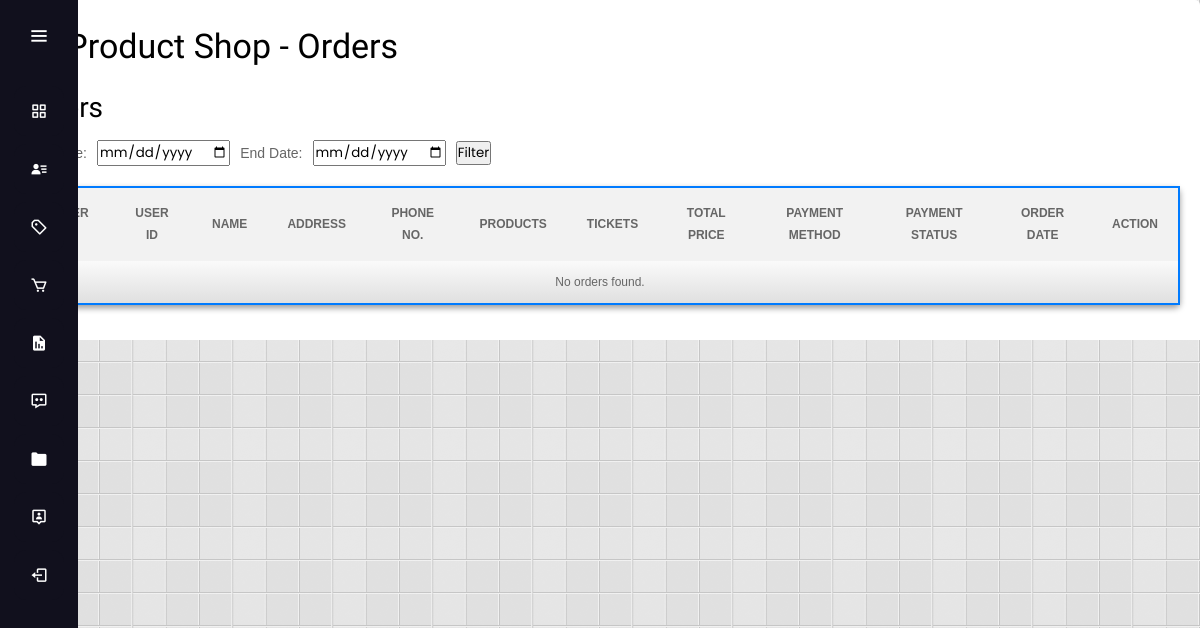
The page /admin_order_detail.php on the database as committed earlier.
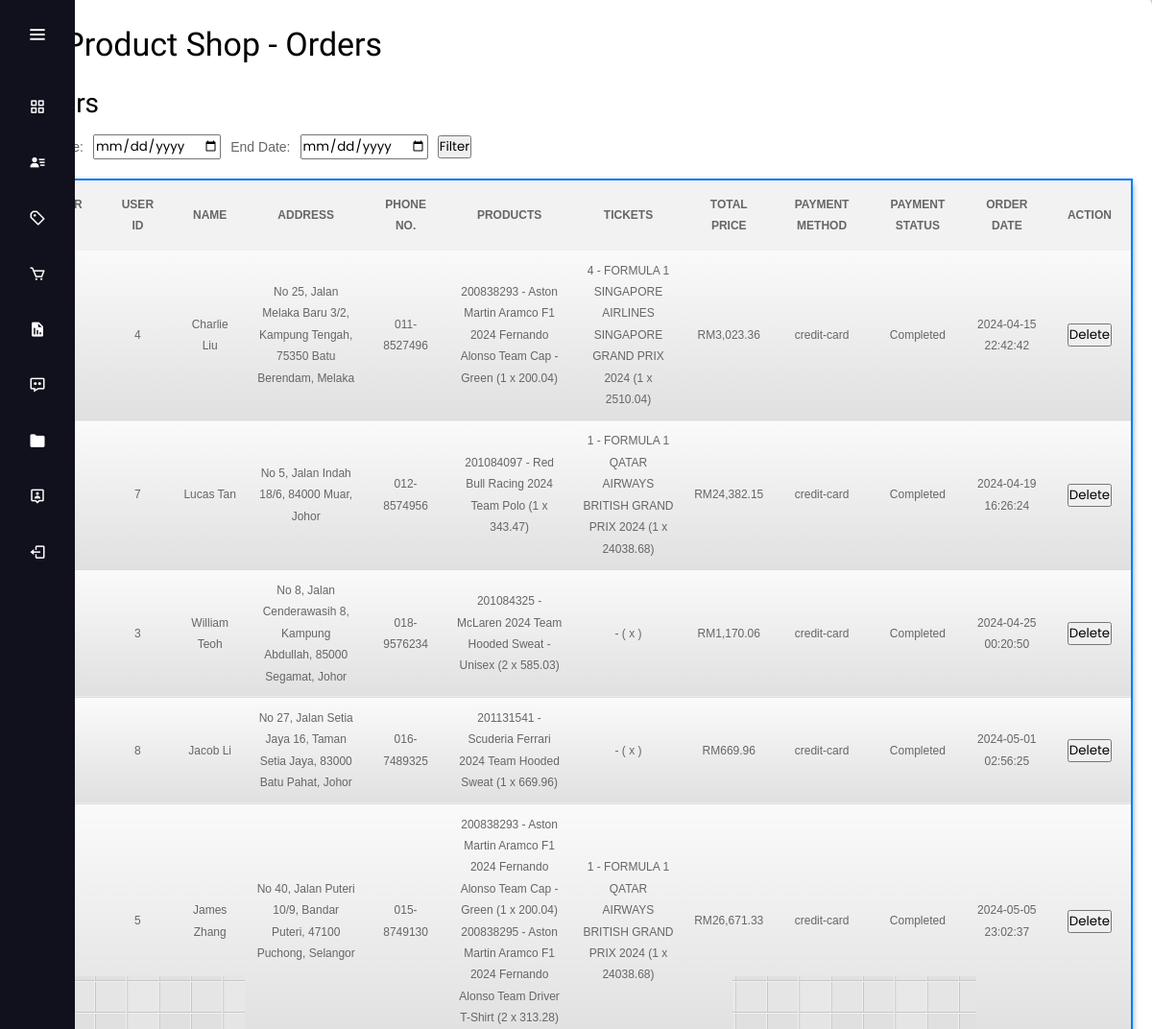
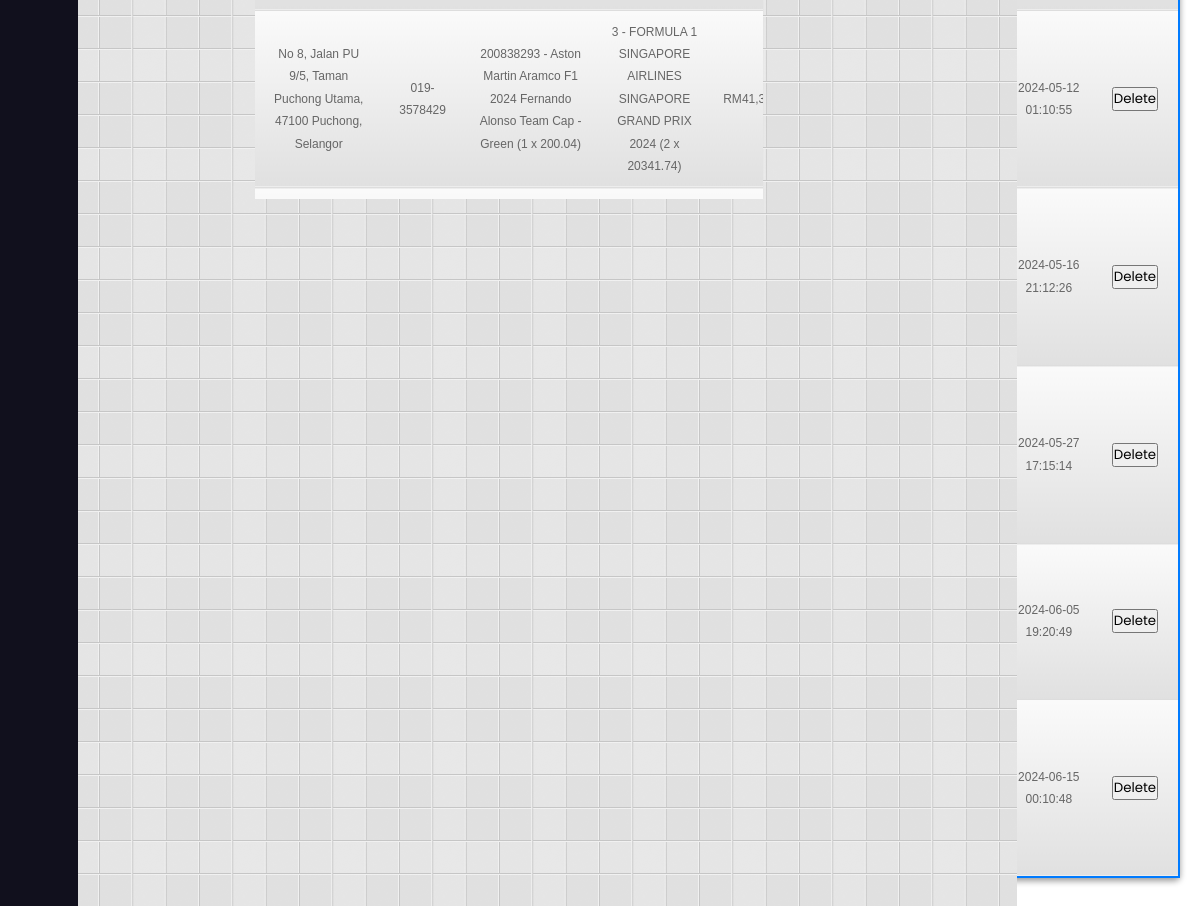
The same page on the database as committed later (2 pictures, top to bottom).
### tables this page shows
CREATE TABLE `order_detail` (
  `order_id` int(11) NOT NULL,
  `user_id` int(11) NOT NULL,
  `name` varchar(100) NOT NULL,
  `address` varchar(255) NOT NULL,
  `phone` varchar(15) NOT NULL,
  `payment_method` varchar(20) NOT NULL,
  `total_price` decimal(12,2) NOT NULL,
  `payment_status` varchar(20) NOT NULL DEFAULT 'pending',
  `created_at` timestamp NOT NULL DEFAULT current_timestamp()
);

### admin_order_detail.php (the view, shortened to what this page needs)
<!DOCTYPE HTML>
<html>
<head>
    <link rel="stylesheet" type="text/css" media="screen" href="./css/admin_style.css">
    <link rel="stylesheet" type="text/css" media="screen" href="menu/css/simple_menu.css">
    <link rel="stylesheet" type="text/css" media="screen" href="./css/product.css">
    <link rel="stylesheet" type="text/css" href="js/fancybox/jquery.fancybox.css" media="all">
</head>
<?php
include 'admin_sidebar.php';
?>
<body>
    <div id="admin_product">
        <h1>F1 Product Shop - Orders</h1>
        <div class="product-list">
            <h2>Orders</h2>
            <div class="filter-container">
                <form method="GET" action="">
                    <div class="date-filter">
                        <label for="start_date">Start Date:</label>
                        <input type="date" name="start_date" id="start_date" value="<?php echo isset($_GET['start_date']) ? $_GET['start_date'] : '' ?>">
                        <label for="end_date">End Date:</label>
                        <input type="date" name="end_date" id="end_date" value="<?php echo isset($_GET['end_date']) ? $_GET['end_date'] : '' ?>">
                        <input type="submit" value="Filter">
                    </div>
                </form>
            </div>
            <table class="product-table" border="1" width="1000px" height="100px">
                <tr>
                    <th>Order ID</th>
                    <th>User ID</th>
                    <th>Name</th>
                    <th>Address</th>
                    <th>Phone No.</th>
                    <th>Products</th>
                    <th>Tickets</th>
                    <th>Total Price</th>
                    <th>Payment Method</th>
                    <th>Payment Status</th>
                    <th>Order Date</th>
                    <th>Action</th>
                </tr>
                <?php
                $query = "SELECT o.order_id, o.user_id, o.name, o.address, o.phone, o.payment_method, o.payment_status, o.created_at, o.total_price,
                GROUP_CONCAT(DISTINCT oi.product_code ORDER BY oi.product_code) AS product_codes,
                GROUP_CONCAT(DISTINCT p.product_name ORDER BY oi.product_code) AS product_names,
                GROUP_CONCAT(DISTINCT oi.quantity ORDER BY oi.product_code) AS product_quantities,
                GROUP_CONCAT(DISTINCT oi.price ORDER BY oi.product_code) AS product_prices,
                GROUP_CONCAT(DISTINCT ot.ticketID ORDER BY ot.ticketID) AS ticketIDs,
                GROUP_CONCAT(DISTINCT t.race ORDER BY ot.ticketID) AS ticket_races,
                GROUP_CONCAT(DISTINCT ot.quantity ORDER BY ot.ticketID) AS ticket_quantities,
                GROUP_CONCAT(DISTINCT ot.price ORDER BY ot.ticketID) AS ticket_prices
                FROM `order_detail` o
                LEFT JOIN `order_items` oi ON o.order_id = oi.order_id
                LEFT JOIN `product` p ON oi.product_code = p.product_code
                LEFT JOIN `order_tickets` ot ON o.order_id = ot.order_id
                LEFT JOIN `ticket` t ON ot.ticketID = t.ticketID
                WHERE 1=1";
                $query .= " GROUP BY o.order_id";
                $result = mysqli_query($connect, $query);
                if (mysqli_num_rows($result) > 0) {
                    while ($row = mysqli_fetch_assoc($result)) {
                        echo "<tr>";
                        echo "<td>" . $row["order_id"] . "</td>";
                        echo "<td>" . $row["user_id"] . "</td>";
                        echo "<td>" . $row["name"] . "</td>";
                        echo "<td>" . $row["address"] . "</td>";
                        echo "<td>" . $row["phone"] . "</td>";
                        $productDetails = [];
                        $productCodes = explode(',', $row['product_codes']);
                        $productNames = explode(',', $row['product_names']);
                        $productQuantities = explode(',', $row['product_quantities']);
                        $productPrices = explode(',', $row['product_prices']);
                        for ($i = 0; $i < count($productCodes); $i++) {
                            if (isset($productCodes[$i], $productNames[$i], $productQuantities[$i], $productPrices[$i])) {
                                $productDetails[] = $productCodes[$i] . " - " . $productNames[$i] . " (" . $productQuantities[$i] . " x " . $productPrices[$i] . ")";
                            }
                        }
                        echo "<td>" . implode('<br>', $productDetails) . "</td>";
                        $ticketDetails = [];
                        $ticketIDs = explode(',', $row['ticketIDs']);
                        $ticketRaces = explode(',', $row['ticket_races']);
                        $ticketQuantities = explode(',', $row['ticket_quantities']);
                        $ticketPrices = explode(',', $row['ticket_prices']);
                        for ($i = 0; $i < count($ticketIDs); $i++) {
                            if (isset($ticketIDs[$i], $ticketRaces[$i], $ticketQuantities[$i], $ticketPrices[$i])) {
                                $ticketDetails[] = $ticketIDs[$i] . " - " . $ticketRaces[$i] . " (" . $ticketQuantities[$i] . " x " . $ticketPrices[$i] . ")";
                            }
                        }
                        echo "<td>" . implode('<br>', $ticketDetails) . "</td>";
                        echo "<td>RM" . number_format($row["total_price"], 2) . "</td>";
                        echo "<td>" . $row["payment_method"] . "</td>";
                        echo "<td>" . $row["payment_status"] . "</td>";
                        echo "<td>" . $row["created_at"] . "</td>";
                        echo "<td>";
                        echo "<form method='post' action='admin_delete_order.php' style='display:inline-block;'>";
                        echo "<button type='submit' onclick='return confirmation();'>Delete</button>";
                        echo "</form>";
                        echo "</td>";
                        echo "</tr>";
                    }
                } else {
                    echo "<tr><td colspan='12'>No orders found.</td></tr>";
                }
                ?>
            </table>
        </div>
    </div>
</body>
</html>

### admin_sidebar.php (shortened to what this page needs)
<!DOCTYPE html>
<html lang="en" dir="ltr">
<head>
  <link rel="stylesheet" type="text/css" media="screen" href="css/admin_sidebar.css">
  <link rel="stylesheet" type="text/css" media="screen" href="css/style.css">
  <link href='https://unpkg.com/boxicons@2.1.4/css/boxicons.min.css' rel='stylesheet'>
</head>
<body>
  <div class="sidebar">
    <div class="logo-details">
      <i class='bx bx-menu' id="btn"></i>
    </div>
    <ul class="nav-list">
      <li>
        <a href="admin_dashboard.php">
          <i class='bx bx-grid-alt'></i>
        </a>
      </li>
      <li>
        <a href="admin.php">
          <i class='bx bxs-user-detail'></i>
        </a>
      </li>
      <li>
        <a href="admin_manage_product.php">
          <i class='bx bx-purchase-tag-alt'></i>
        </a>
      </li>
      <li>
        <a href="admin_order_detail.php">
          <i class='bx bx-cart'></i>
        </a>
      </li>
      <li>
        <a href="admin_sales_report.php">
          <i class='bx bxs-report'></i>
        </a>
      </li>
      <li>
        <a href="admin_feedback.php">
          <i class='bx bx-message-dots'></i>
        </a>
      </li>
      <li>
        <a href="admin_view_contact.php">
          <i class='bx bxs-folder'></i>
        </a>
      </li>
      <li>
        <a href="admin_profile.php">
          <i class='bx bx-user-pin'></i>
        </a>
      </li>
      <li class="logout">
        <a href="logout.php">
          <i class='bx bx-log-out' id="log_out"></i>
        </a>
      </li>
    </ul>
  </div>
</body>
</html>

### css/admin_style.css (style rules this page uses)
html,body,div,span,applet,object,iframe,h1,h2,h3,h4,h5,h6,p,blockquote,pre,a,abbr,acronym,address,big,cite,code,del,dfn,em,font,img,ins,kbd,q,s,samp,small,strike,strong,sub,sup,tt,var,dl,dt,dd,ol,ul,li,fieldset,form,label,legend,table,caption,tbody,tfoot,thead,tr,th,td { margin:0;padding:0;border:0;outline:0;font-weight:inherit;font-style:inherit;font-family:inherit;vertical-align:baseline }
ol,ul,li { list-style-type:none }
table { border-collapse:separate;border-spacing:0 }
caption,th,td { text-align:left;font-weight:400 }
html { font-size: 100%; }
body { font-family: Arial, Helvetica, sans-serif; font-size: .875em; line-height: 1.6em; background: #fff url(../images/body_bg.png) fixed; color: #666; }
h1, h2, h3, h4 { font-family: 'Quicksand', sans-serif; }
h1 { font-size: 34px; padding: 20px 0; color: #000 }
h2, h3 { margin: 20px 0; color: #000; font-weight: normal; text-transform:normal }
h2 { font-size: 2em }
a { color: #2997AB; text-decoration: none }
table { background:#eaeaea; font-family: Arial, Helvetica, sans-serif; width: 100%; font-size: 12px; margin:20px 0; border-collapse: separate; border:#ccc 1px solid; -moz-border-radius:5px; -webkit-border-radius:5px; border-radius:5px; -moz-box-shadow:0 3px 6px rgba(0, 0, 0, 0.4); box-shadow:0 3px 6px rgba(0, 0, 0, 0.4) }
table th { padding:14px 20px; text-transform:uppercase; font-weight: bold }
table td { background-image: -moz-linear-gradient(top, #fafafa, #E0E0E0); background-image: -webkit-gradient(linear, 0% 0%, 0% 100%, from(#fafafa), to(#E0E0E0)); background-image: -webkit-linear-gradient(top, #fafafa, #E0E0E0); background-image: -ms-linear-gradient(top, #fafafa, #E0E0E0); background-image: -o-linear-gradient(top, #fafafa, #E0E0E0); filter: progid:DXImageTransform.Microsoft.gradient(startColorstr='#fafafa', endColorstr='#E0E0E0'); padding: 14px 20px }
table tr:last-child td:first-child { -moz-border-radius-bottomleft: 5px; -webkit-border-bottom-left-radius: 5px; border-bottom-left-radius: 5px }
table tr:last-child td:last-child { -moz-border-radius-bottomright: 5px; -webkit-border-bottom-right-radius:5px; border-bottom-right-radius: 5px }

### css/product.css (style rules this page uses)
#admin_product { font-size: 1em; width: 1200px; background: #FFF; border-top-left-radius: 5px; border-top-right-radius: 5px; padding: 15px 20px; margin: auto; position: relative; clear: both; }
.filter-container { display: flex; justify-content: flex-end; margin-bottom: 20px; }
.product-table { width: 100%; border-collapse: collapse; margin-bottom: 20px; border: 2px solid #007bff; border-radius: 5px; }
.product-table td { padding: 10px; border-bottom: 1px solid #ddd; text-align: center; vertical-align: middle; }
.product-table th { background-color: #f2f2f2; font-weight: bold; text-align: center; vertical-align: middle; }
.product-table td:nth-child(7) { padding-right: 10px; }
.product-table td:nth-child(8) { padding-left: 10px; }

### css/admin_sidebar.css (style rules this page uses)
* { margin: 0; padding: 0; box-sizing: border-box; font-family: "Poppins", sans-serif; }
.sidebar { position: fixed; left: 0; top: 0; height: 100%; width: 78px; background: #11101D; padding: 6px 14px; z-index: 99; transition: all 0.5s ease; }
.sidebar .logo-details { height: 60px; display: flex; align-items: center; position: relative; }
.sidebar .logo-details #btn { position: absolute; top: 50%; right: 0; transform: translateY(-50%); font-size: 22px; transition: all 0.4s ease; font-size: 23px; text-align: center; cursor: pointer; transition: all 0.5s ease; }
.sidebar i { color: #fff; height: 60px; min-width: 50px; font-size: 28px; text-align: center; line-height: 60px; }
.sidebar .nav-list { margin-top: 20px; height: 100%; }
.sidebar li { position: relative; margin: 8px 0; list-style: none; }
.sidebar li a { display: flex; height: 100%; width: 100%; border-radius: 12px; align-items: center; text-decoration: none; transition: all 0.4s ease; background: #11101D; }
.sidebar li i { height: 50px; line-height: 50px; font-size: 18px; border-radius: 12px; }

### admin_order_detail.php (style rules this page uses)
.filter-container { display: flex; justify-content: space-between; margin-bottom: 20px; }
.filter-container form { display: flex; gap: 10px; align-items: center; }
.filter-container form .date-filter { display: flex; gap: 10px; align-items: center; }

Rows that differ between the two databases and show on the page:
added order_detail: user "4", name "Charlie Liu", address "No 25, Jalan Melaka Baru 3/2, Kampung Tengah, 75350 Batu Berendam, Melaka", phone "011-8527496", productDetails "200838293 - Aston Martin Aramco F1 2024 Fernando Alonso Team Cap - Green (1 x 200.04)", ticketDetails "4 - FORMULA 1 SINGAPORE AIRLINES SINGAPORE GRAND PRIX 2024 (1 x 2510.04)", total_price "3,023.36", payment_method "credit-card", payment_status "Completed", created_at "2024-04-15 22:42:42"
added order_detail: user "7", name "Lucas Tan", address "No 5, Jalan Indah 18/6, 84000 Muar, Johor", phone "012-8574956", productDetails "201084097 - Red Bull Racing 2024 Team Polo (1 x 343.47)", ticketDetails "1 - FORMULA 1 QATAR AIRWAYS BRITISH GRAND PRIX 2024 (1 x 24038.68)", total_price "24,382.15", payment_method "credit-card", payment_status "Completed", created_at "2024-04-19 16:26:24"
added order_detail: user "3", name "William Teoh", address "No 8, Jalan Cenderawasih 8, Kampung Abdullah, 85000 Segamat, Johor", phone "018-9576234", productDetails "201084325 - McLaren 2024 Team Hooded Sweat - Unisex (2 x 585.03)", ticketDetails "- ( x )", total_price "1,170.06", payment_method "credit-card", payment_status "Completed", created_at "2024-04-25 00:20:50"
added order_detail: user "8", name "Jacob Li", address "No 27, Jalan Setia Jaya 16, Taman Setia Jaya, 83000 Batu Pahat, Johor", phone "016-7489325", productDetails "201131541 - Scuderia Ferrari 2024 Team Hooded Sweat (1 x 669.96)", ticketDetails "- ( x )", total_price "669.96", payment_method "credit-card", payment_status "Completed", created_at "2024-05-01 02:56:25"
added order_detail: user "5", name "James Zhang", address "No 40, Jalan Puteri 10/9, Bandar Puteri, 47100 Puchong, Selangor", phone "015-8749130", productDetails "200838293 - Aston Martin Aramco F1 2024 Fernando Alonso Team Cap - Green (1 x 200.04) 200838295 - Aston Martin Aramco F1 2024 Fernando Alonso Team Driver T-Shirt (2 x 313.28)", ticketDetails "1 - FORMULA 1 QATAR AIRWAYS BRITISH GRAND PRIX 2024 (1 x 24038.68)", total_price "26,671.33", payment_method "credit-card", payment_status "Completed", created_at "2024-05-05 23:02:37"
added order_detail: name "Jack Wang", address "No 8, Jalan PU 9/5, Taman Puchong Utama, 47100 Puchong, Selangor", phone "019-3578429", productDetails "200838293 - Aston Martin Aramco F1 2024 Fernando Alonso Team Cap - Green (1 x 200.04)", ticketDetails "3 - FORMULA 1 SINGAPORE AIRLINES SINGAPORE GRAND PRIX 2024 (2 x 20341.74)", total_price "41,374.20", payment_method "credit-card", payment_status "Completed", created_at "2024-05-12 01:10:55"
added order_detail: user "6", name "Kevin Lim", address "No 6, Jalan Berkok, Taman Million, 51100 Kuala Lumpur, Wilayah Persekutuan Kuala Lumpur", phone "011-2574368", productDetails "201084097 - Red Bull Racing 2024 Team Polo (2 x 343.47)", ticketDetails "2 - FORMULA 1 QATAR AIRWAYS BRITISH GRAND PRIX 2024 (4 x 3199.18)", total_price "15,993.64", payment_method "credit-card", payment_status "Completed", created_at "2024-05-16 21:12:26"
added order_detail: name "Daniel Yang", address "No 15, Jalan TU 28, 75350 Ayer Keroh, Melaka", phone "013-9634578", productDetails "- ( x )", ticketDetails "4 - FORMULA 1 SINGAPORE AIRLINES SINGAPORE GRAND PRIX 2024 (5 x 2510.04)", total_price "12,550.20", payment_method "credit-card", payment_status "Completed", created_at "2024-05-27 17:15:14"
added order_detail: name "Lucas Tan", address "No 5, Jalan Indah 18/6, 84000 Muar, Johor", phone "012-8574956", productDetails "200838293 - Aston Martin Aramco F1 2024 Fernando Alonso Team Cap - Green (1 x 200.04)", ticketDetails "1 - FORMULA 1 QATAR AIRWAYS BRITISH GRAND PRIX 2024 (1 x 24038.68)", total_price "52,378.82", payment_method "credit-card", payment_status "Completed", created_at "2024-06-05 19:20:49"
added order_detail: name "James Zhang", address "No 40, Jalan Puteri 10/9, Bandar Puteri, 47100 Puchong, Selangor", phone "015-8749130", productDetails "- ( x )", ticketDetails "3 - FORMULA 1 SINGAPORE AIRLINES SINGAPORE GRAND PRIX 2024 (4 x 20341.74)", total_price "81,366.96", payment_method "credit-card", payment_status "Completed", created_at "2024-06-15 00:10:48"
Other text that changed with them:
text no longer shown: "No orders found."
